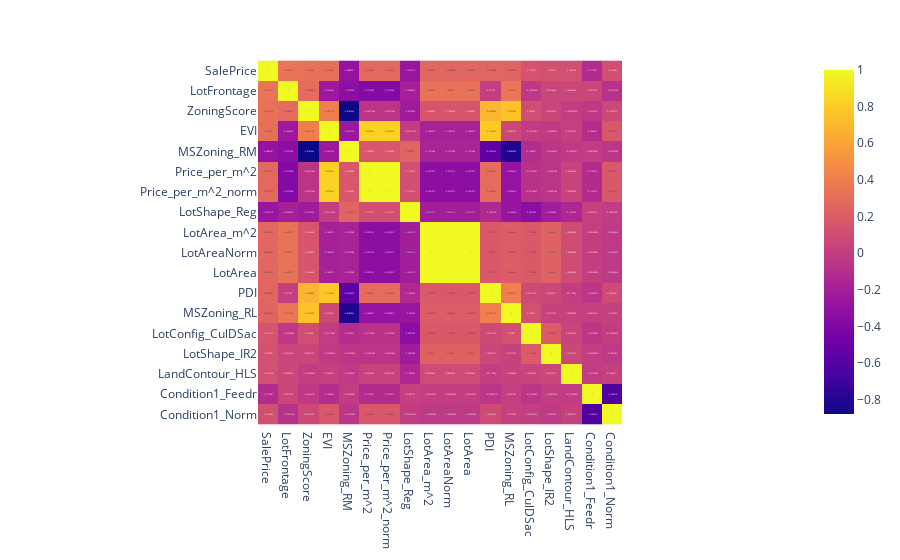

Write notebook code for a chart like this one.
### Code cell
corr_subset = correlation.loc[in_use_features, in_use_features]
fig = ptx.imshow(corr_subset, text_auto=True)
fig.show()

### Figure 1 — Plotly figure (JSON) as saved in the notebook; plotly's stock layout.template omitted (floating-point values rounded to 4 significant figures; data arrays with more than 128 entries replaced by an {"elided": "..."} marker saying what was removed)
{"data": [{"coloraxis": "coloraxis", "hovertemplate": "x: %{x}<br>y: %{y}<br>color: %{z}<extra></extra>", "name": "0", "texttemplate": "%{z}", "type": "heatmap", "x": ["SalePrice", "LotFrontage", "ZoningScore", "EVI", "MSZoning_RM", "Price_per_m^2", "Price_per_m^2_norm", "LotShape_Reg", "LotArea_m^2", "LotAreaNorm", "LotArea", "PDI", "MSZoning_RL", "LotConfig_CulDSac", "LotShape_IR2", "LandContour_HLS", "Condition1_Feedr", "Condition1_Norm"], "xaxis": "x", "y": ["SalePrice", "LotFrontage", "ZoningScore", "EVI", "MSZoning_RM", "Price_per_m^2", "Price_per_m^2_norm", "LotShape_Reg", "LotArea_m^2", "LotAreaNorm", "LotArea", "PDI", "MSZoning_RL", "LotConfig_CulDSac", "LotShape_IR2", "LandContour_HLS", "Condition1_Feedr", "Condition1_Norm"], "yaxis": "y", "z": {"elided": "18x18 float values"}}], "layout": {"coloraxis": {"colorscale": [[0, "#0d0887"], [0.1111, "#46039f"], [0.2222, "#7201a8"], [0.3333, "#9c179e"], [0.4444, "#bd3786"], [0.5556, "#d8576b"], [0.6667, "#ed7953"], [0.7778, "#fb9f3a"], [0.8889, "#fdca26"], [1, "#f0f921"]]}, "margin": {"t": 60}, "xaxis": {"anchor": "y", "constrain": "domain", "domain": [0, 1], "scaleanchor": "y"}, "yaxis": {"anchor": "x", "autorange": "reversed", "constrain": "domain", "domain": [0, 1]}}}
